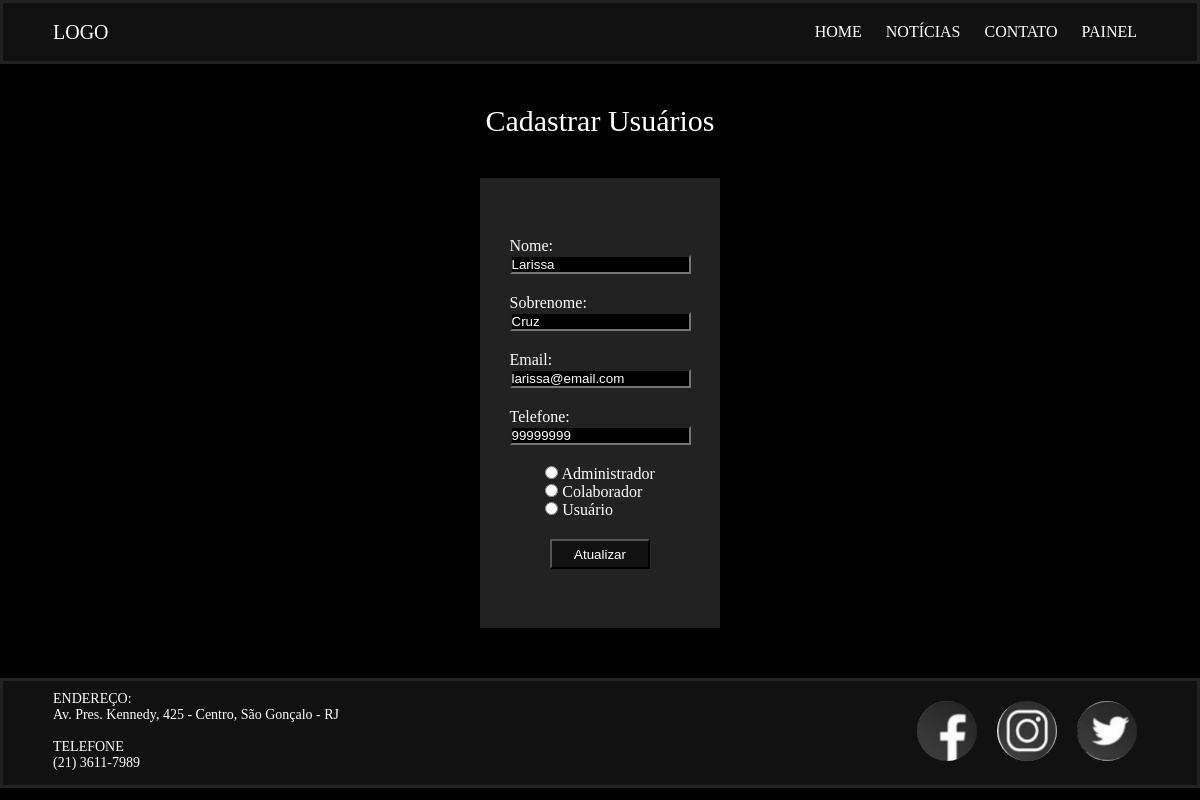
/painel/editarUsuario/2 (signed in), run on the app's committed database.
### tables this page shows
CREATE TABLE `usuarios` (
  `id` int(11) NOT NULL AUTO_INCREMENT,
  `nome` varchar(45) NOT NULL,
  `sobrenome` varchar(45) NOT NULL,
  `email` varchar(45) NOT NULL,
  `tel` int(11) NOT NULL,
  `senha` varchar(45) NOT NULL,
  `usuariotipo` int(11) NOT NULL,
  `status` varchar(45) NOT NULL,
  PRIMARY KEY (`id`),
  KEY `usuariotipo` (`usuariotipo`),
  CONSTRAINT `usuarios_ibfk_1` FOREIGN KEY (`usuariotipo`) REFERENCES `tipousu` (`id`)
);

### core/controller.php (called while the page is built, shortened)
<?php
class controller {
	public function loadViewInTemplate($viewName, $viewData = array()) {
		extract($viewData);
		require 'views/'.$viewName.'.php';
	}
	public function loadTemplateLogado($viewName, $viewData = array()) {
		require 'views/templateLogado.php';
	}
}

### controllers/painelController.php (called while the page is built, shortened)
<?php
class painelController extends controller {
	public function editarUsuario(){
		$u = new usuarios();
		$dados = array();
		$dados['usuario'] = $u->getUsuario();
		$this->loadTemplateLogado('editarUsuario', $dados);
	}
}

### core/core.php (called while the page is built, shortened)
<?php
class core {
	public function run() {
        $url = '/';
		if(isset($_GET['url'])) {
			$url .= $_GET['url'];
		}
		$params = array();
		if(!empty($url) && $url != '/') {
			$url = explode('/', $url);
			array_shift($url);
			array_shift($url);
			if(isset($url[0]) && !empty($url[0])) {
				$currentAction = $url[0];
				array_shift($url);
			} else {
				$currentAction = 'index';
			}
			if(count($url) > 0) {
				$params = $url;
			}
		} else {
			$currentController = 'homeController';
			$currentAction = 'index';
		}
		$c = new $currentController();
		call_user_func_array(array($c, $currentAction), $params);
	}
}

### index.php (called while the page is built, shortened)
<?php
$core = new core();
$core->run();

### core/model.php (called while the page is built, shortened)
<?php
class model {
	public function __construct() {
		global $db;
		$this->db = $db;
	}
}

### models/usuarios.php (called while the page is built, shortened)
<?php
class usuarios extends model {
	public function getUsuario() {
		$array = array();
		$sql = "SELECT * FROM usuarios ORDER BY id DESC";
		$sql = $this->db->query($sql);
		if($sql->rowCount() > 0) {
			$array = $sql->fetch();
		}
		return $array;
	}
}

### views/editarUsuario.php (the view)
<div class="topo-titulo">
		<div class="titulo">
			Cadastrar Usuários
		</div>
</div>
<form class="form-cadastro-usuario" method="POST">
	<div class="cadastro-usuario-input">
		<div class="cadastro-usuario-input-item">
			Nome:<br>
			<input type="text" name="nome" value="<?php echo $usuario['nome']; ?>" required><br>
		</div>
		<div class="cadastro-usuario-input-item">
			Sobrenome:<br>
			<input type="text" name="sobrenome" value="<?php echo $usuario['sobrenome']; ?>" required><br>
		</div>
		<div class="cadastro-usuario-input-item">
			Email:<br>
			<input type="email" name="email" value="<?php echo $usuario['email']; ?>" required><br>
		</div>
		<div class="cadastro-usuario-input-item">
			Telefone:<br>
			<input type="text" name="telefone" value="<?php echo $usuario['tel']; ?>" required><br>
		</div>
		<div class="cadastro-usuario-input-item">
			<input type="radio" name="usuariotipo" value="1"> Administrador<br>
			<input type="radio" name="usuariotipo" value="2"> Colaborador<br>
			<input type="radio" name="usuariotipo" value="3"> Usuário<br>
		</div>
		<div class="cadastro-usuario-input-item">
			<button type="submit" name="enviar">Atualizar</button><br>
		</div>
	</div>
</form>

### assets/css/style.css (style rules this page uses)
* { padding: 0; margin: 0; }
body { background-color: #000; color: #FFF; }
.titulo { display: flex; justify-content: center; font-size: 30px; padding: 40px; }
input, textarea { color: #FFF; background-color: #000; }
button { background-color: #111; color: #FFF; }
button { width: 100px; height: 30px; }
.form-cadastro-usuario { display: flex; flex-direction: row; justify-content: center; }
.cadastro-usuario-input { background-color: #222; width: 20%; height: 450px; display: flex; flex-direction: column; justify-content: center; align-items: center; }
.cadastro-usuario-input-item { padding: 10px; }

### data on the page
usuarios: nome "Larissa", sobrenome "Cruz", email "larissa@email.com", telefone "99999999"
